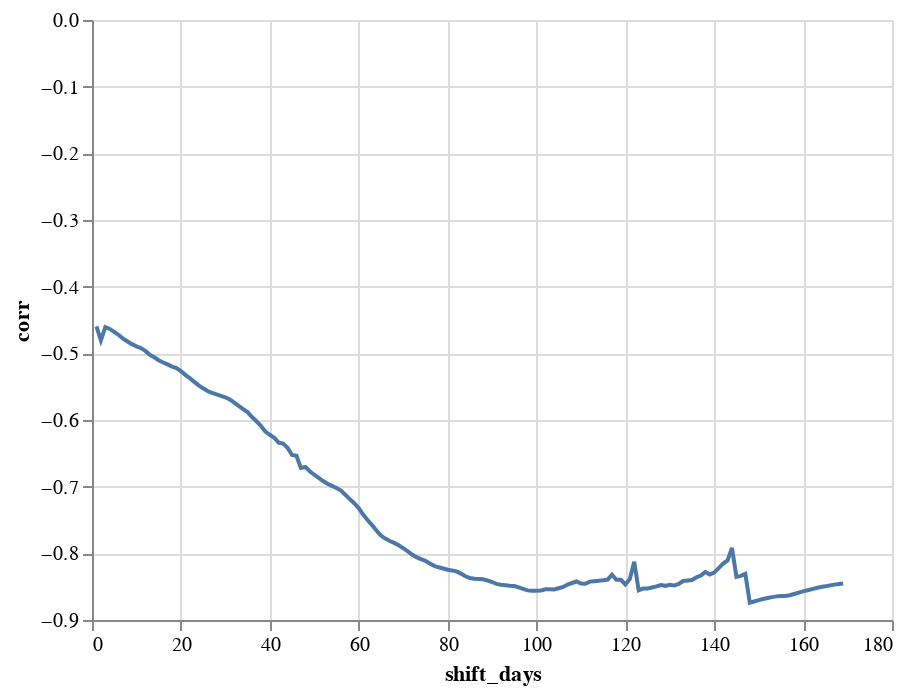

The notebook cell saved with this chart:
### Code cell
alt.Chart(shift_corrs_flat_df.groupby('shift_days').mean().reset_index()).mark_line().encode(
    x='shift_days',
    y='corr'
)

### Figure 1 — Vega-Lite specification as saved in the notebook (floating-point values rounded to 4 significant figures; data arrays with more than 128 entries replaced by an {"elided": "..."} marker saying what was removed)
{"config": {"view": {"continuousWidth": 400, "continuousHeight": 300}}, "data": {"name": "data-66baf7e825b8dd5318defa9917c3d327"}, "mark": "line", "encoding": {"x": {"type": "quantitative", "field": "shift_days"}, "y": {"type": "quantitative", "field": "corr"}}, "$schema": "https://vega.github.io/schema/vega-lite/v4.8.1.json", "datasets": {"data-66baf7e825b8dd5318defa9917c3d327": {"elided": "169 records"}}}
